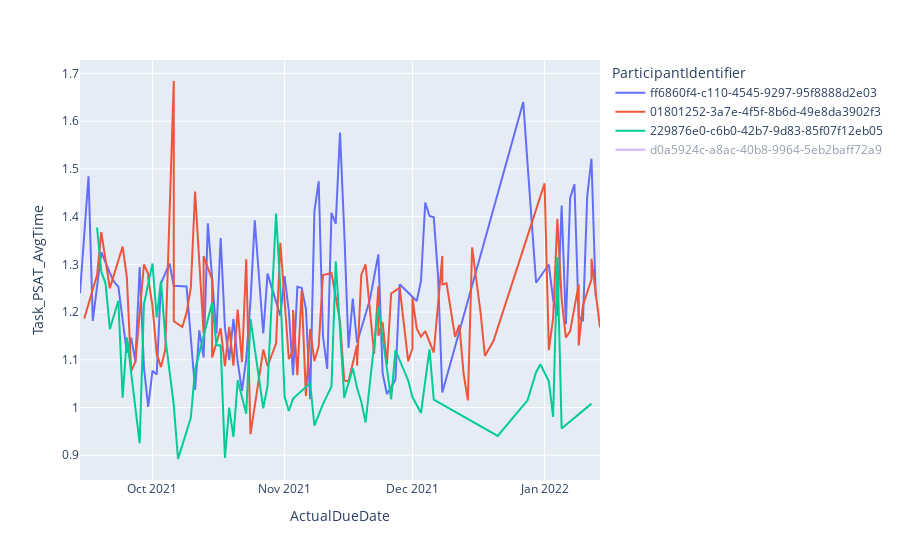

Notebook source saved alongside this figure:
### Code cell
fig = px.line(df, x="ActualDueDate", y="Task_PSAT_AvgTime", color='ParticipantIdentifier')
fig.show()
